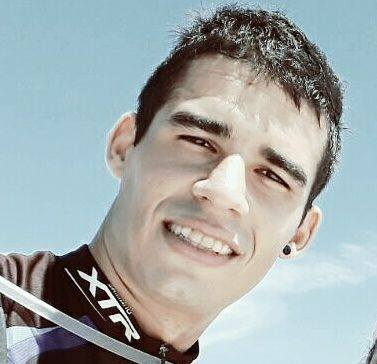
//> input picture PDI/11.jpg, 377 x 364 px, given in place of the camera
$ ./equalizeHist   (built with g++ and OpenCV 4)
//> lines starting //> are read from the running program, lines starting //| are printed output that depends on the picture; after the words box and inside, x2 and y2 are one past the last pixel; in counts of white or black regions, pixels touching at a corner belong together
#include <iostream>
#include <opencv2/opencv.hpp>

using namespace cv;
using namespace std;

int main(int argc, char** argv){
  Mat image,imagegray,copia;
  int width, height;
  VideoCapture cap;

  Mat hist,hist2;
  int nbins = 128;
  float range[] = {0, 256};
  const float *histrange = { range };
  bool uniform = true;
  bool acummulate = false;

  cap.open(1);

  if(!cap.isOpened()){
    cout << "No camera ";
    return -1;
  }

  width  = cap.get(CV_CAP_PROP_FRAME_WIDTH);
  height = cap.get(CV_CAP_PROP_FRAME_HEIGHT);

  cout << "largura = " << width << endl;
  cout << "altura  = " << height << endl;

  int histw = nbins, histh = nbins/2;
  Mat histImg(histh, histw, CV_8UC1, Scalar(0,0,0));
  Mat histImg2(histh, histw, CV_8UC1, Scalar(0,0,0));

  while(1){
    cap >> image;
//> image is the input picture: 364 rows x 377 cols, CV_8UC3; mean B, G, R 169.9, 170, 161.9

    cvtColor(image,imagegray,CV_BGR2GRAY);
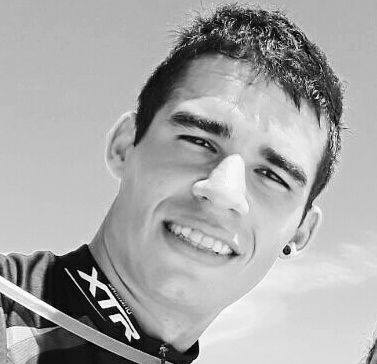
//> imagegray: 364 rows x 377 cols, CV_8UC1; min 0, max 255, mean 167.6
    equalizeHist(imagegray,copia);
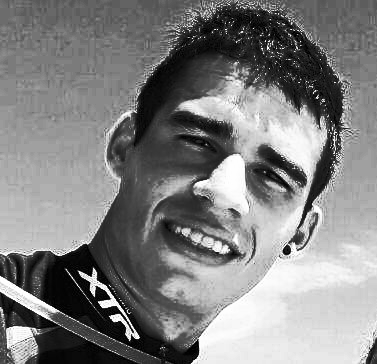
//> copia: 364 rows x 377 cols, CV_8UC1; min 0, max 255, mean 128.8

    calcHist(&imagegray, 1, 0, Mat(), hist, 1,
             &nbins, &histrange,
             uniform, acummulate);
//> hist = 128 values, max 6930 at index 92, min 105 at index 0, mean 1072.1
     calcHist(&copia, 1, 0, Mat(), hist2, 1,
             &nbins, &histrange,
             uniform, acummulate);
//> hist2 = 128 values, max 4093 at index 61, min 0 at index 45, mean 1072.1

    normalize(hist, hist, 0, histImg.rows, NORM_MINMAX, -1, Mat());
//> hist = 128 values, max 64 at index 92, min 0 at index 0, mean 9.07
    normalize(hist2, hist2, 0, histImg2.rows, NORM_MINMAX, -1, Mat());
//> hist2 = 128 values, max 64 at index 61, min 0 at index 45, mean 16.76

    histImg.setTo(Scalar(0));
    histImg2.setTo(Scalar(0));

    for(int i=0; i<nbins; i++){
      line(histImg,
           Point(i, histh),
           Point(i, histh-cvRound(hist.at<float>(i))),
           Scalar(128), 1, 8, 0);
    }
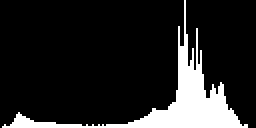
//> histImg: 64 rows x 128 cols, CV_8UC1 (shown 2 times larger); values 0 (black) and 128 (white), 14.2% white; 1 white region, box (x1, y1, x2, y2) and area: (1, 0, 124, 64) 1163
     for(int i=0; i<nbins; i++){
      line(histImg2,
           Point(i, histh),
           Point(i, histh-cvRound(hist2.at<float>(i))),
           Scalar(128), 1, 8, 0);
    }
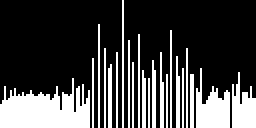
//> histImg2: 64 rows x 128 cols, CV_8UC1 (shown 2 times larger); values 0 (black) and 128 (white), 26.2% white; 22 white regions, largest, box (x1, y1, x2, y2) and area: (0, 39, 45, 64) 748, (98, 34, 115, 64) 298, (116, 36, 128, 64) 220


    histImg.copyTo(imagegray(Rect(0, 0 ,nbins, histh)));
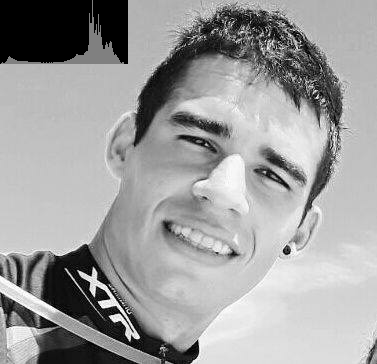
//> imagegray: 364 rows x 377 cols, CV_8UC1; 5.97% of pixels changed, all inside (x1, y1, x2, y2) = (0, 0, 128, 64)
    histImg2.copyTo(copia(Rect(0, 0 ,nbins, histh)));
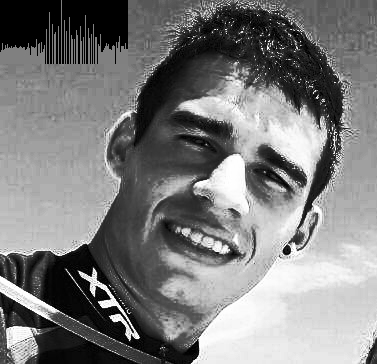
//> copia: 364 rows x 377 cols, CV_8UC1; 5.97% of pixels changed, all inside (x1, y1, x2, y2) = (0, 0, 128, 64)

    imshow("NoEqualHist", imagegray);
    imwrite("noequalhist.png",imagegray);
    imshow("equalizeHist",copia);
    imwrite("equalhist.png", copia);

    if(waitKey(30) >= 0) break;
//> the Esc key is pressed
  }
  return 0;
}

$ run again, on PDI/biel.png
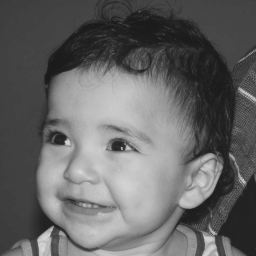
//> input picture PDI/biel.png, 256 x 256 px, given in place of the camera
//> image is the input picture: 256 rows x 256 cols, CV_8UC3; min 26, max 219, mean 100.9
//> `calcHist(&imagegray, 1, 0, Mat(), hist, 1, &nbins, &histrange, uniform..`: hist = 128 values, max 5959 at index 32, min 0 at index 0, mean 512
//> `calcHist(&copia, 1, 0, Mat(), hist2, 1, &nbins, &histrange, uniform, a..`: hist2 = 128 values, max 4524 at index 47, min 0 at index 3, mean 512
//> `normalize(hist, hist, 0, histImg.rows, NORM_MINMAX, -1, Mat());`: hist = 128 values, max 64 at index 32, min 0 at index 0, mean 5.5
//> `normalize(hist2, hist2, 0, histImg2.rows, NORM_MINMAX, -1, Mat());`: hist2 = 128 values, max 64 at index 47, min 0 at index 3, mean 7.24
//> after the loop `for(int i=0; i<nbins; i++)`:
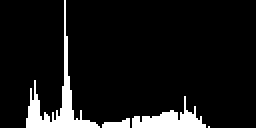
//> histImg: 64 rows x 128 cols, CV_8UC1 (shown 2 times larger); values 0 (black) and 128 (white), 8.6% white; 4 white regions (1 under 20 px), largest, box (x1, y1, x2, y2) and area: (13, 0, 50, 64) 411, (66, 48, 103, 64) 249, (51, 59, 65, 64) 47
//> `histImg2.copyTo(copia(Rect(0, 0 ,nbins, histh)));`:
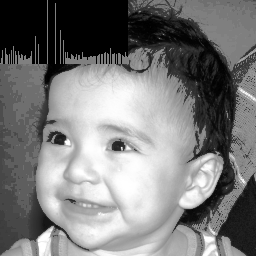
//> copia: 256 rows x 256 cols, CV_8UC1; min 0, max 255, mean 122.3
